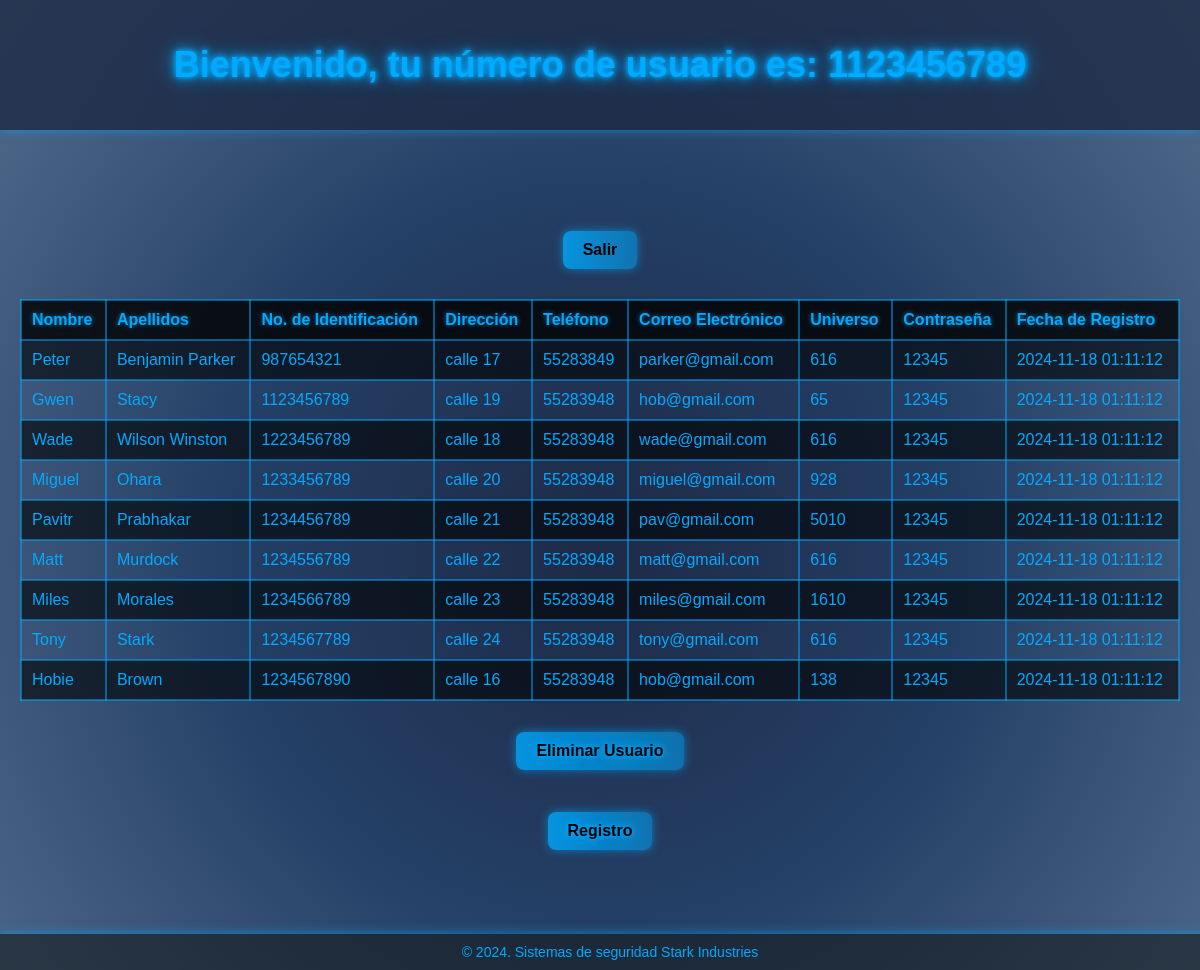
Page /Principal.php (signed in) on the committed database.
### tables this page shows
CREATE TABLE  `usuarios`(
`nombre_usuario` text not null,
`apellidos_usuario` text not null,
`no_identificacion` int(10) not null,
`direccion` text not null,
`telefono` varchar (8) not null,
`correo` text not null,
`universo` int(10) not null,
`password` varchar (8) not null,
`fecha_registro` datetime not null default current_timestamp
);

### Principal.php (the view, shortened to what this page needs)
<?php
$no_cuenta = $_SESSION['usermane'];
?>
<!DOCTYPE html>
<html lang="es">
<head>
    <link rel="stylesheet" href="styles.css">
</head>
<header>
    <div>
    <h1>Bienvenido, tu número de usuario es: <?php echo htmlspecialchars($no_cuenta); ?></h1>
    </div>
    </header>
<body>
    <div class="principal">
        <a href='logica/salir.php' class="btn">Salir</a>
        <?php
        require "./logica/conexion.php";
        mysqli_set_charset($conexion, 'utf8');
        $consulta_sql = "SELECT * FROM usuarios";
        $resultado = $conexion->query($consulta_sql);
        $count = mysqli_num_rows($resultado);
        if ($count > 0) {
            echo "<table>
                    <tr>
                        <th>Nombre</th>
                        <th>Apellidos</th>
                        <th>No. de Identificación</th>
                        <th>Dirección</th>
                        <th>Teléfono</th>
                        <th>Correo Electrónico</th>
                        <th>Universo</th>
                        <th>Contraseña</th>
                        <th>Fecha de Registro</th>
                    </tr>";
            while ($row = mysqli_fetch_assoc($resultado)) {
                echo "<tr>
                        <td>" . htmlspecialchars($row['nombre_usuario']) . "</td>
                        <td>" . htmlspecialchars($row['apellidos_usuario']) . "</td>
                        <td>" . htmlspecialchars($row['no_identificacion']) . "</td>
                        <td>" . htmlspecialchars($row['direccion']) . "</td>
                        <td>" . htmlspecialchars($row['telefono']) . "</td>
                        <td>" . htmlspecialchars($row['correo']) . "</td>
                        <td>" . htmlspecialchars($row['universo']) . "</td>
                        <td>" . htmlspecialchars($row['password']) . "</td>
                        <td>" . htmlspecialchars($row['fecha_registro']) . "</td>
                      </tr>";
            }
            echo "</table>";
        } else {
            echo "<h2 class='sin-registros'>Sin Ningún registro</h2>";
        }
        ?>
        <div class="actions">
            <h1><a href="EliminarUsuario.php" class="btn">Eliminar Usuario</a></h1>
            <h1><a href="Registro.php" class="btn">Registro</a></h1>
        </div>
    </div>
    <footer>
        <p>© 2024. Sistemas de seguridad Stark Industries</p>
    </footer>
</body>
</html>

### styles.css (style rules this page uses)
body { font-family: 'Orbitron', sans-serif; background: radial-gradient(circle, #2d2d2d, #1a1a1a, #000000); margin: 0; padding: 0; color: #b3b3b3; height: 100vh; overflow: auto; position: relative; }
header { background: rgba(40, 84, 84, 0.329); padding: 20px; text-align: center; box-shadow: 0 0 10px rgba(0, 255, 255, 0.6); position: sticky; top: 0; z-index: 10; }
footer { background: rgb(4, 6, 6); padding: 10px; text-align: center; color: #00ffff; position: fixed; bottom: 0; width: 100%; box-shadow: 0 0 10px rgba(12, 23, 143, 0.6); }
footer p { margin: 0; font-size: 14px; }
.principal { font-family: 'Orbitron', sans-serif; background: radial-gradient(circle, #2d2d2d, #1a1a1a, #000000); margin: 0; padding: 20px; color: #b3b3b3; min-height: 100vh; display: flex; justify-content: center; align-items: center; flex-direction: column; }
.principal h1 { font-size: 32px; color: #ffcc00; text-align: center; text-shadow: 0 0 5px #ffcc00, 0 0 10px #ffcc00, 0 0 20px #ffcc00; animation: glow 1.5s infinite; margin-bottom: 20px; }
.principal .btn { display: inline-block; background: linear-gradient(90deg, rgba(255, 165, 0, 0.8), rgba(255, 165, 0, 0.5)); color: #000; border: none; border-radius: 8px; padding: 10px 20px; font-size: 16px; font-weight: bold; text-decoration: none; cursor: pointer; transition: background 0.3s ease, transform 0.3s ease; box-shadow: 0 0 10px rgba(255, 165, 0, 0.6); margin: 10px; }
.principal table { width: 100%; border-collapse: collapse; margin-top: 20px; }
.principal th, .principal td { border: 2px solid rgba(255, 165, 0, 0.5); padding: 10px; text-align: left; color: #ffcc00; }
.principal th { background: rgba(0, 0, 0, 0.8); text-shadow: 0 0 5px rgba(255, 165, 0, 0.6); }
.principal tr:nth-child(even) { background: rgba(0, 0, 0, 0.6); }
header { background: rgba(40, 84, 84, 0.329); padding: 20px; box-shadow: 0 0 10px rgba(0, 255, 255, 0.6); position: sticky; top: 0; z-index: 10; }
body { font-family: 'Orbitron', sans-serif; background: radial-gradient(circle, #1e2a47, #243f65, #4a6586); margin: 0; padding: 0; color: #00aaff; height: 100vh; overflow: auto; position: relative; }
header { background: rgba(30, 44, 71, 0.8); padding: 20px; text-align: center; box-shadow: 0 0 10px rgba(0, 170, 255, 0.6); position: sticky; top: 0; z-index: 10; }
header h1 { color: #00aaff; font-size: 36px; text-shadow: 0 0 5px #00aaff, 0 0 10px #00aaff, 0 0 20px #00aaff; animation: glow 1.5s infinite; }
footer { background: rgba(20, 25, 28, 0.6); padding: 10px; text-align: center; color: #00aaff; position: fixed; bottom: 0; width: 100%; box-shadow: 0 0 10px rgba(0, 170, 255, 0.6); }
.principal { font-family: 'Orbitron', sans-serif; background: radial-gradient(circle, #1e2a47, #243f65, #4a6586); margin: 0; padding: 20px; color: #00aaff; min-height: 100vh; display: flex; justify-content: center; align-items: center; flex-direction: column; }
.principal h1 { font-size: 32px; color: #00aaff; text-align: center; text-shadow: 0 0 5px #00aaff, 0 0 10px #00aaff, 0 0 20px #00aaff; animation: glow 1.5s infinite; margin-bottom: 20px; }
.principal .btn { display: inline-block; background: linear-gradient(90deg, rgba(0, 170, 255, 0.8), rgba(0, 170, 255, 0.5)); color: #000; border: none; border-radius: 8px; padding: 10px 20px; font-size: 16px; font-weight: bold; text-decoration: none; cursor: pointer; transition: background 0.3s ease, transform 0.3s ease; box-shadow: 0 0 10px rgba(0, 170, 255, 0.6); margin: 10px; }
.principal th, .principal td { border: 2px solid rgba(0, 170, 255, 0.5); padding: 10px; text-align: left; color: #00aaff; }
.principal th { background: rgba(0, 0, 0, 0.8); text-shadow: 0 0 5px rgba(0, 170, 255, 0.6); }
header { background: rgba(30, 44, 71, 0.8); padding: 20px; box-shadow: 0 0 10px rgba(0, 170, 255, 0.6); position: sticky; top: 0; z-index: 10; }

### rows in the picture
usuarios: nombre_usuario "Peter", apellidos_usuario "Benjamin Parker", no_identificacion "987654321", direccion "calle 17", telefono "55283849", correo "parker@gmail.com", universo "616", password "12345", fecha_registro "2024-11-18 01:11:12"
usuarios: nombre_usuario "Gwen", apellidos_usuario "Stacy", no_identificacion "1123456789", direccion "calle 19", telefono "55283948", correo "hob@gmail.com", universo "65", password "12345", fecha_registro "2024-11-18 01:11:12"
usuarios: nombre_usuario "Wade", apellidos_usuario "Wilson Winston", no_identificacion "1223456789", direccion "calle 18", telefono "55283948", correo "wade@gmail.com", universo "616", password "12345", fecha_registro "2024-11-18 01:11:12"
usuarios: nombre_usuario "Miguel", apellidos_usuario "Ohara", no_identificacion "1233456789", direccion "calle 20", telefono "55283948", correo "miguel@gmail.com", universo "928", password "12345", fecha_registro "2024-11-18 01:11:12"
usuarios: nombre_usuario "Pavitr", apellidos_usuario "Prabhakar", no_identificacion "1234456789", direccion "calle 21", telefono "55283948", correo "pav@gmail.com", universo "5010", password "12345", fecha_registro "2024-11-18 01:11:12"
usuarios: nombre_usuario "Matt", apellidos_usuario "Murdock", no_identificacion "1234556789", direccion "calle 22", telefono "55283948", correo "matt@gmail.com", universo "616", password "12345", fecha_registro "2024-11-18 01:11:12"
usuarios: nombre_usuario "Miles", apellidos_usuario "Morales", no_identificacion "1234566789", direccion "calle 23", telefono "55283948", correo "miles@gmail.com", universo "1610", password "12345", fecha_registro "2024-11-18 01:11:12"
usuarios: nombre_usuario "Tony", apellidos_usuario "Stark", no_identificacion "1234567789", direccion "calle 24", telefono "55283948", correo "tony@gmail.com", universo "616", password "12345", fecha_registro "2024-11-18 01:11:12"
usuarios: nombre_usuario "Hobie", apellidos_usuario "Brown", no_identificacion "1234567890", direccion "calle 16", telefono "55283948", correo "hob@gmail.com", universo "138", password "12345", fecha_registro "2024-11-18 01:11:12"

### other values in the picture
$no_cuenta "1123456789"
